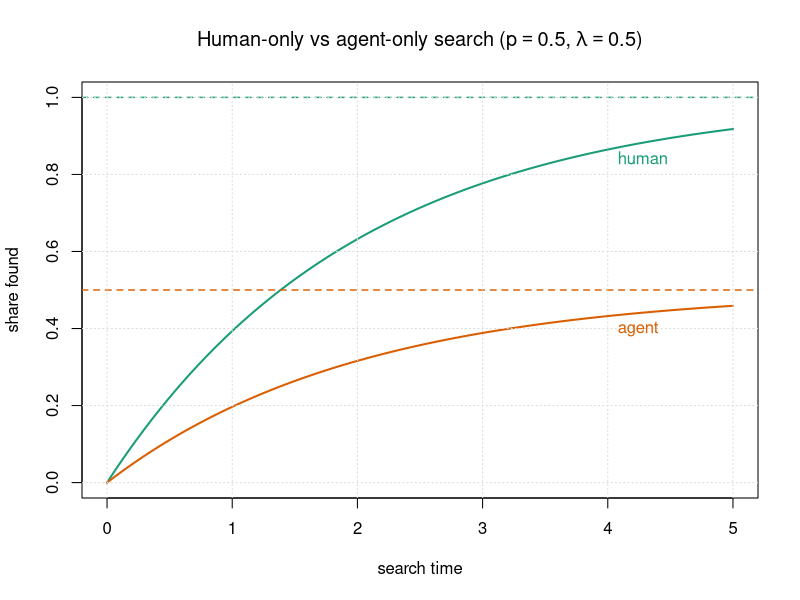
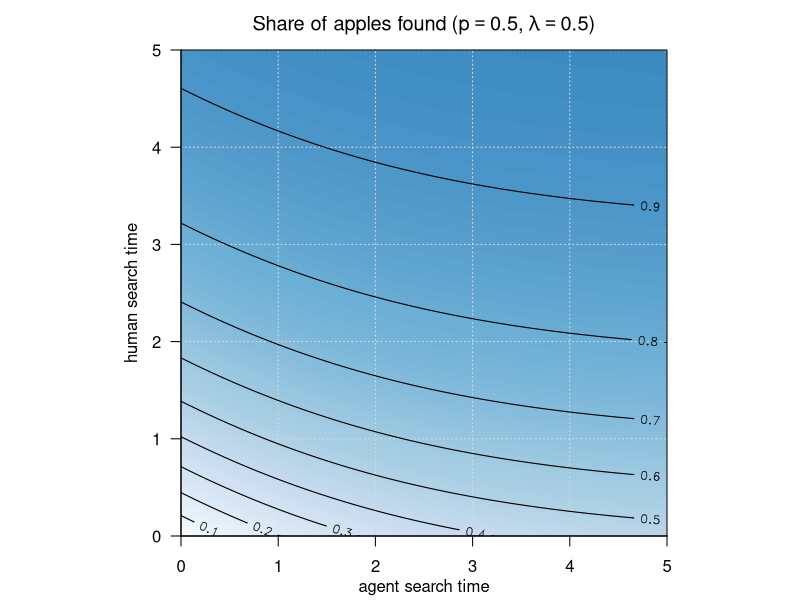
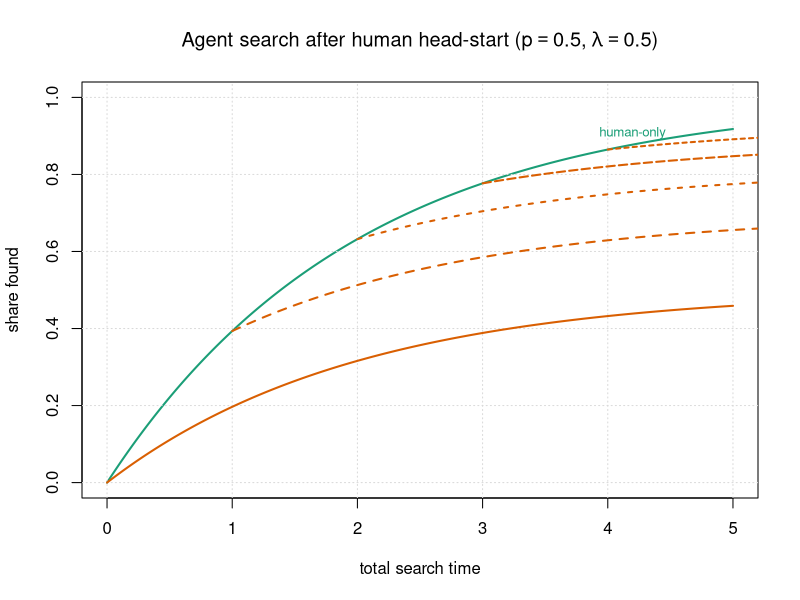

These charts were generated, in order, by the following R code:
## ---- chunk 1
#| label: bernoulli-functions
#| dependson: bernoulli-heatmap
#| fig-align: center
#| fig-width: 5
#| fig-height: 4
p <- 0.5
lambda <- 0.5
n_vals <- 0:5
apples <- function(t_H, t_A) {
    1 - ((1 - lambda) * exp(-p * t_H) + lambda * exp(-p * (t_H + t_A)))
}

apple_share <- outer(
    n_vals,
    n_vals,
    Vectorize(function(t_H, t_A) {
        apples(t_H, t_A)
    })
)


n_grid <- seq(0, 5, length.out = 400)
human_asymptote <- 1
agent_asymptote <- lambda

plot(
    n_grid,
    apples(n_grid, 0),
    type = "l",
    lwd = 2,
    col = "#1b9e77",
    ylim = c(0, 1),
    xlab = "search time",
    ylab = "share found",
    main = bquote("Human-only vs agent-only search" ~ "(" * p == .(p) * "," ~ lambda == .(lambda) * ")")
)
lines(
    n_grid,
    apples(0, n_grid),
    lwd = 2,
    col = "#d95f02"
)
abline(h = human_asymptote, lty = "dashed", lwd = 1.4, col = "#1b9e77")
abline(h = agent_asymptote, lty = "dashed", lwd = 1.4, col = "#d95f02")
grid(col = "gray85", lty = "dotted")
text(
    x = 4,
    y = apples(4.2, 0) - 0.04,
    labels = "human",
    col = "#1b9e77",
    pos = 4
)
text(
    x = 4,
    y = apples(0, 4.2) - 0.04,
    labels = "agent",
    col = "#d95f02",
    pos = 4
)
## ---- chunk 2
#| label: bernoulli-isovalues
#| dependson: bernoulli-heatmap
#| fig-width: 5.5
#| fig-align: center
#| fig-height: 5
n_H_grid <- seq(0, 5, length.out = 201)
n_A_grid <- seq(0, 5, length.out = 201)
apple_surface <- outer(
    n_A_grid,
    n_H_grid,
    Vectorize(function(t_A, t_H) apples(t_H, t_A))
)

fill_colors <- grDevices::colorRampPalette(
    c("#f7fbff", "#deebf7", "#c6dbef", "#9ecae1", "#6baed6", "#3182bd")
)(100)

color_breaks <- seq(0, 1, length.out = 101)
color_idx <- cut(apple_surface, breaks = color_breaks, include.lowest = TRUE, labels = FALSE)
raster_colors <- matrix(fill_colors[color_idx], nrow = nrow(apple_surface), ncol = ncol(apple_surface))
raster_colors <- t(raster_colors)[ncol(raster_colors):1, ]

old_par <- par(mar = c(3.2, 3.2, 2.5, 0.8), pty = "s")
plot(
    NA,
    xlim = c(0, 5),
    ylim = c(0, 5),
    type = "n",
    xaxs = "i",
    yaxs = "i",
    xlab = "",
    ylab = "",
    axes = FALSE,
    main = bquote("Share of apples found" ~ "(" * p == .(p) * "," ~ lambda == .(lambda) * ")")
)
rasterImage(as.raster(raster_colors), 0, 0, 5, 5, interpolate = FALSE)
grid(col = "gray85", lty = "dotted")
axis(1, at = 0:5)
axis(2, at = 0:5, las = 1)
box()
title(xlab = "agent search time", line = 2)
title(ylab = "human search time", line = 2)
contour(
    x = n_A_grid,
    y = n_H_grid,
    z = apple_surface,
    levels = seq(0, 1, by = 0.1),
    add = TRUE,
    drawlabels = TRUE,
    labcex = 0.8,
    lwd = 1.1,
    col = "black",
    vfont = c("sans serif", "bold")
)
par(old_par)
## ---- chunk 3
#| label: bernoulli-agent-after-human
#| dependson: bernoulli-heatmap
#| fig-align: center
#| fig-width: 6
#| fig-height: 4
n_grid <- seq(0, 5, length.out = 400)

plot(
    n_grid,
    apples(n_grid, 0),
    type = "l",
    lwd = 2,
    col = "#1b9e77",
    ylim = c(0, 1),
    xlab = "total search time",
    ylab = "share found",
    main = bquote("Agent search after human head-start" ~ "(" * p == .(p) * "," ~ lambda == .(lambda) * ")")
)
grid(col = "gray85", lty = "dotted")

human_starts <- 0:4
dash_styles <- c("solid", "44", "24", "42", "22")
for (i in seq_along(human_starts)) {
    tH0 <- human_starts[i]
    t_A_grid <- seq(0, 5, length.out = 400)
    lines(
        tH0 + t_A_grid,
        apples(tH0, t_A_grid),
        lwd = 2,
        col = "#d95f02",
        lty = dash_styles[i]
    )
}

text(
    x = 4.2,
    y = apples(4.2, 0) + 0.03,
    labels = "human-only",
    col = "#1b9e77",
    cex = 0.8
)
## ---- chunk 4
#| label: bernoulli-heatmap
#| results: asis
fill_palette <- grDevices::colorRampPalette(
    c("#f7fbff", "#deebf7", "#c6dbef", "#9ecae1", "#6baed6", "#3182bd")
)(100)

cell_html <- function(share) {
    color_idx <- max(1, min(100, round(share * 99) + 1))
    bg <- fill_palette[color_idx]
    fg <- if (share > 0.6) "white" else "black"
    paste0(
        "<td style='background:", bg, "; color:", fg,
        "; text-align:center; padding:0.55rem 0.7rem; border:1px solid #d0d7de;'>",
        "<div style='font-weight:600;'>", sprintf("%.1f%%", 100 * share), "</div>",
        "</td>"
    )
}

header_cells <- paste0(
    "<th style='padding:0.45rem 0.7rem; border:1px solid #d0d7de; background:#f6f8fa;'>",
    "t_A = ", n_vals, "</th>",
    collapse = ""
)

rows <- vapply(seq_along(n_vals), function(i) {
    row_cells <- vapply(seq_along(n_vals), function(j) {
        cell_html(apple_share[i, j])
    }, character(1))

    paste0(
        "<tr>",
        if (i == 1) {
            paste0(
                "<th rowspan='", length(n_vals),
                "' style='padding:0; border:1px solid #d0d7de; background:#f6f8fa; width:2.5rem;'>",
                "<div style='display:inline-block; transform:rotate(-90deg); white-space:nowrap; font-weight:600;'>",
                "human search time",
                "</div></th>"
            )
        } else {
            ""
        },
        "<th style='padding:0.45rem 0.7rem; border:1px solid #d0d7de; background:#f6f8fa;'>t_H = ",
        n_vals[i],
        "</th>",
        paste0(row_cells, collapse = ""),
        "</tr>"
    )
}, character(1))

cat(
    "<table style='border-collapse:collapse; margin:1rem 0; font-size:0.95rem;'>",
    "<caption style='caption-side:top; text-align:center; font-weight:600; padding-bottom:0.45rem;'>",
    "Heat map of share found (p = ", p, ", &lambda; = ", lambda, ")",
    "</caption>",
    "<thead>",
    "<tr><th colspan='2' style='border:none; background:transparent;'></th>",
    "<th colspan='", length(n_vals),
    "' style='padding:0.3rem 0.7rem; border:none; background:transparent; text-align:center; font-weight:600;'>agent search time</th></tr>",
    "<tr><th style='border:none; background:transparent;'></th><th style='padding:0.45rem 0.7rem; border:1px solid #d0d7de; background:#f6f8fa;'></th>",
    header_cells,
    "</tr></thead>",
    "<tbody>",
    paste0(rows, collapse = ""),
    "</tbody></table>",
    sep = ""
)
